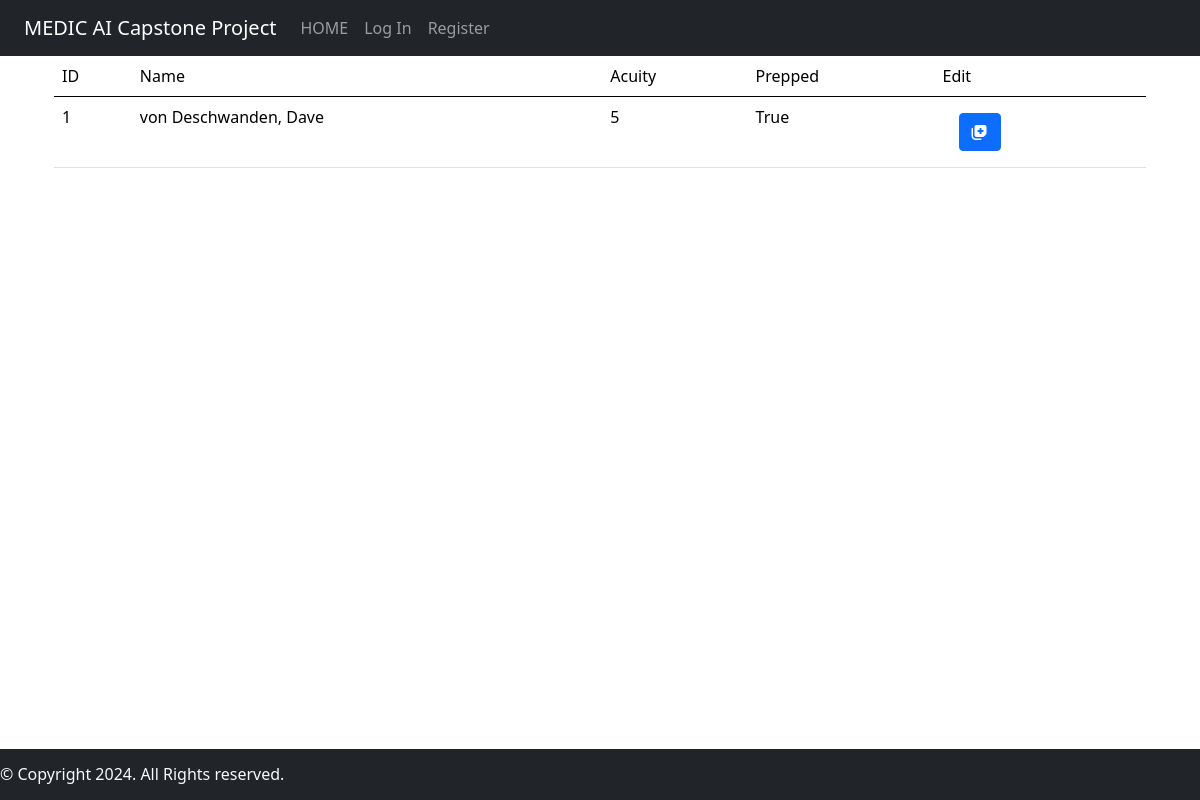
Page /patientlist on the earlier database version.
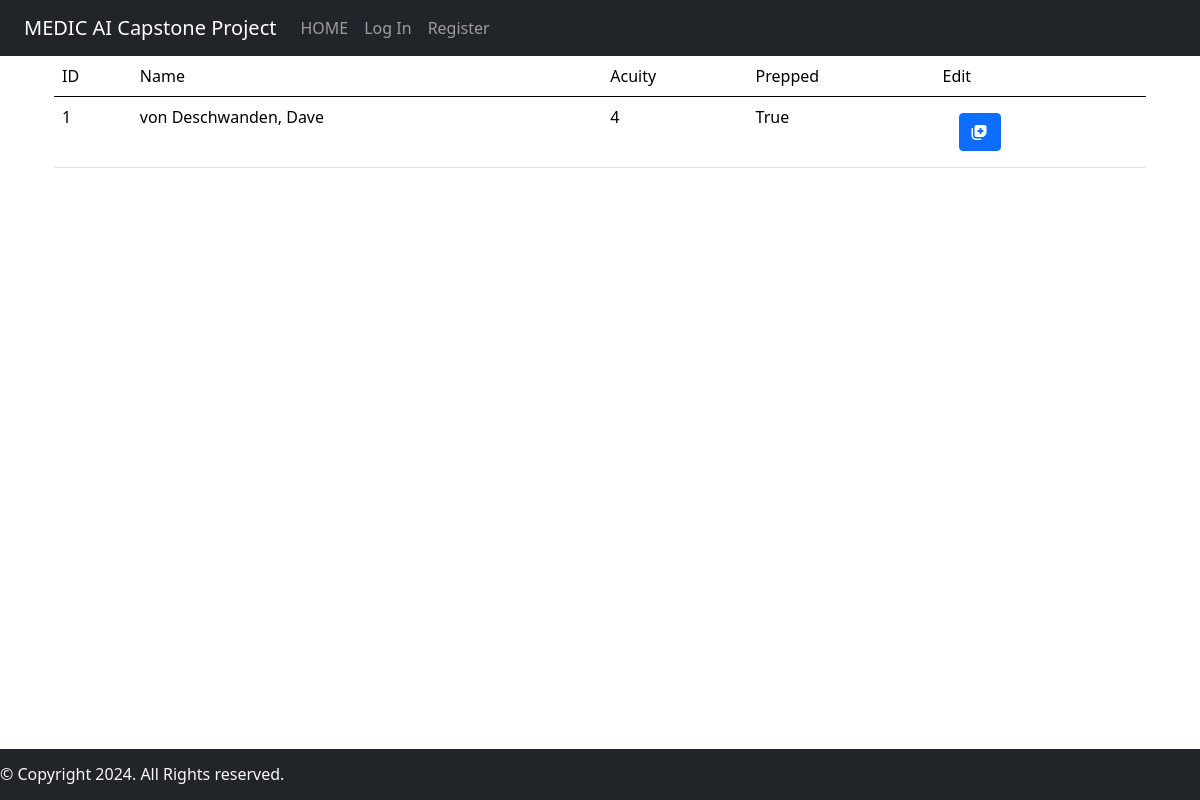
Same page on the later database version.
### medicAI/models.py (models this page shows)
class Hospital_Visit(models.Model):
    ACUITY_CHOICES = [
        ('1', '1'),
        ('2', '2'),
        ('3', '3'),
        ('4', '4'),
        ('5', '5'),
    ]
    patient = models.ForeignKey(Patient, on_delete=models.CASCADE)
    symptom_start_date = models.DateField(default=timezone.now, blank=True)
    acuity = models.CharField(max_length=1, choices=ACUITY_CHOICES, default='5')
    temperature = models.DecimalField(
        max_digits=3,
        decimal_places=1,
        null=True,
        blank=True,
        validators=[MinValueValidator(30), MaxValueValidator(45)]
    )
    heart_rate = models.IntegerField(null=True, blank=True)
    prescription = models.CharField(max_length=200, blank=True)
    diagnosis = models.CharField(max_length=200, blank=True)
    seen_nurse = models.BooleanField(default=False)

class Patient(models.Model):
    BLOOD_TYPE = [
        ('AB+', 'AB+'),
        ('AB-', 'AB-'),
        ('A+', 'A+'),
        ('A-', 'A-'),
        ('B+', 'B+'),
        ('B-', 'B-'),
        ('O+', 'O+'),
        ('O-', 'O-'),
    ]
    SEX_CHOICES = [
        ('Male', 'Male'),
        ('Female', 'Female'),
        ('Other', 'Other'),
    ]
    first_name = models.CharField(max_length=64)
    last_name = models.CharField(max_length=64)
    dob = models.DateField()
    address = models.CharField(max_length=64, blank=True)
    phone_number = models.CharField(max_length=10, blank=True)
    height = models.IntegerField(blank=True)
    weight = models.IntegerField(blank=True)
    sex = models.CharField(max_length=6, choices=SEX_CHOICES)
    ohip = models.CharField(max_length=12)
    blood_type = models.CharField(
        max_length=3,
        choices=BLOOD_TYPE,
        default="",
        blank=True
    )

### medicAI/views.py (the view)
# urls.py: path("patientlist", views.patientlist, name="patientlist"),
def patientlist(request):
    all_hospital_visits = Hospital_Visit.objects.all().order_by('acuity')
    print(all_hospital_visits)
    context = {
        "hospital_visits": all_hospital_visits
    }
    return render(request, "medicAI/patientlist.html", context)

### medicAI/templates/medicAI/patientlist.html (shortened to what this page needs)
{% extends "medicAI/layout.html" %}
{% block body %}
    <div class="container">
        {% if hospital_visits %}
        <table class="table table-hover">
            <thead>
                <tr>
                    <td class="col">ID</td>
                    <td class="col">Name</td>
                    <td class="col">Acuity</td>
                    <td class="col">Prepped</td>
                    <td class="col">Edit</td>
                </tr>
            </thead>
            {% for visit in hospital_visits %}
            <tr>
                <td>{{ visit.id }}</td>
                <td>{{ visit.patient.last_name }}, {{ visit.patient.first_name }}</td>
                <td>{{visit.acuity}}</td>
                <td>{{visit.seen_nurse}}</td>
                <td class=" text-left">
                    <a class="nav-link link-light" href="{% url 'patientinfo' patient_id=visit.patient.id %}">
                        <button type="button" class="btn btn-primary">
                            <i class="fa-solid fa-notes-medical"></i>
                        </button>
                    </a>
                </td>
            </tr>
            {% endfor %}
        </table>
        {% endif %}
    </div>
{% endblock %}

Differences in the rows shown:
changed Hospital_Visit "True": acuity "5" → "4"
